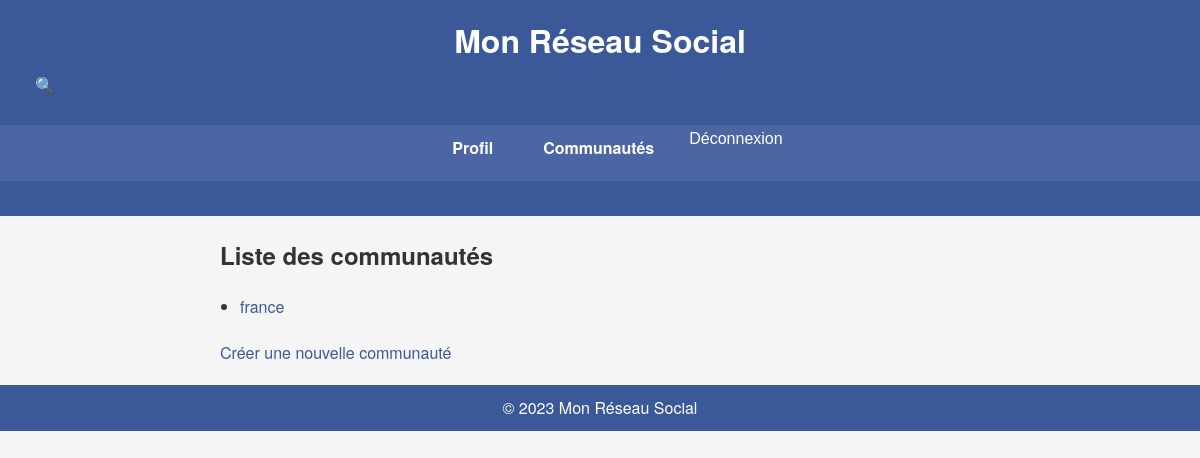
The app's page /communities/ (signed in), older data.
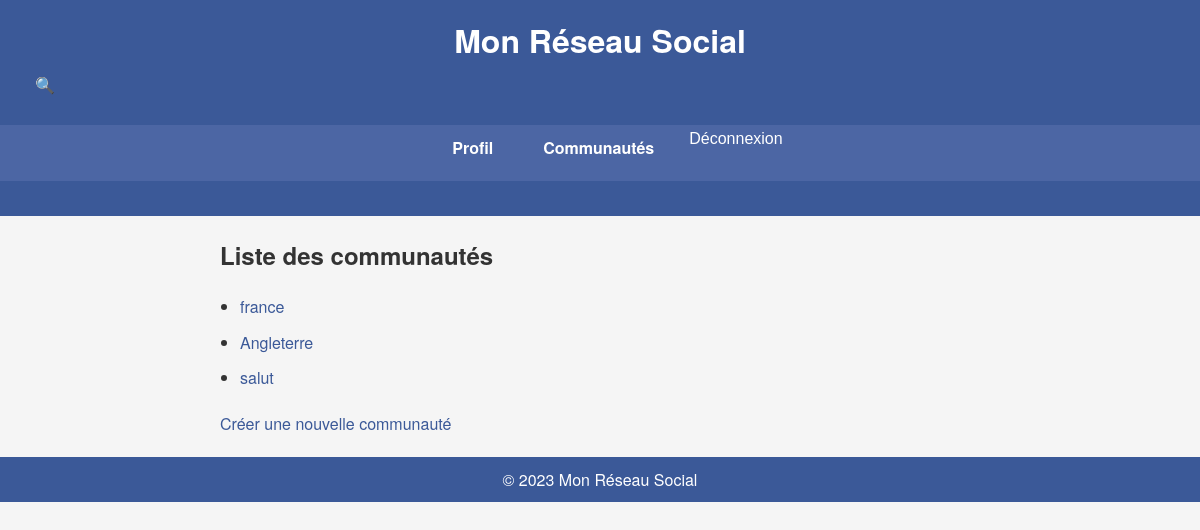
The same page, newer data.
### communities/models.py (models this page shows, shortened)
class Community(models.Model):
    name = models.CharField(max_length=100, unique=True)
    description = models.TextField()
    creator = models.ForeignKey(settings.AUTH_USER_MODEL, on_delete=models.CASCADE, related_name='communities_created')
    created_at = models.DateTimeField(auto_now_add=True)

### communities/views.py (the view)
# urls.py: path('', views.CommunityListView.as_view(), name='community_list'),
class CommunityListView(LoginRequiredMixin, ListView):
    model = Community
    template_name = 'communities/community_list.html'
    context_object_name = 'communities'

### communities/templates/communities/community_list.html (shortened to what this page needs)
{% extends 'base.html' %}
{% block content %}
    <h2>Liste des communautés</h2>
    <ul>
        {% for community in communities %}
            <li>
                <a href="{% url 'community_detail' pk=community.pk %}">{{ community.name }}</a>
            </li>
        {% empty %}
            <p>Aucune communauté disponible.</p>
        {% endfor %}
    </ul>
    <a href="{% url 'create_community' %}">Créer une nouvelle communauté</a>
{% endblock %}

Row changes from the older to the newer data that the page shows:
added Community: name "Angleterre"
added Community: name "salut"
